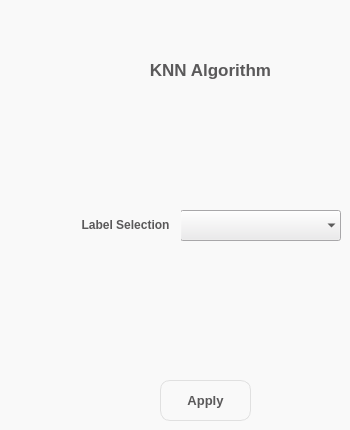
     <widget class="QWidget" name="knn_page">
      <property name="styleSheet">
       <string notr="true">background-color: rgb(249,249,249);</string>
      </property>
      <widget class="QLabel" name="label_11">
       <property name="geometry">
        <rect>
         <x>80</x>
         <y>50</y>
         <width>261</width>
         <height>41</height>
        </rect>
       </property>
       <property name="font">
        <font>
         <family>Segoe UI</family>
         <pointsize>13</pointsize>
         <weight>75</weight>
         <bold>true</bold>
        </font>
       </property>
       <property name="styleSheet">
        <string notr="true">color: rgb(90, 89, 90);</string>
       </property>
       <property name="text">
        <string>&lt;html&gt;&lt;head/&gt;&lt;body&gt;&lt;p align=&quot;center&quot;&gt;KNN Algorithm&lt;/p&gt;&lt;/body&gt;&lt;/html&gt;</string>
       </property>
      </widget>
      <widget class="QPushButton" name="knn_train_btn">
       <property name="geometry">
        <rect>
         <x>160</x>
         <y>380</y>
         <width>91</width>
         <height>41</height>
        </rect>
       </property>
       <property name="font">
        <font>
         <family>Segoe UI</family>
         <pointsize>10</pointsize>
         <weight>75</weight>
         <bold>true</bold>
        </font>
       </property>
       <property name="styleSheet">
        <string notr="true">QPushButton#knn_train_btn {
    border-radius: 10px;
border: 1px solid rgb(224,224,224);
    color: rgb(90, 89, 90);
}

QPushButton:hover {
    /* Add your hover effect styles here */
    background-color: rgb(170,172,175); /* Example: change background color to red */
}
</string>
       </property>
       <property name="text">
        <string>Apply</string>
       </property>
      </widget>
      <widget class="QComboBox" name="class_selection_knn">
       <property name="geometry">
        <rect>
         <x>180</x>
         <y>210</y>
         <width>161</width>
         <height>31</height>
        </rect>
       </property>
       <property name="font">
        <font>
         <family>Segoe UI</family>
         <weight>75</weight>
         <bold>true</bold>
        </font>
       </property>
       <property name="styleSheet">
        <string notr="true">background-color: rgb(235, 234, 236);</string>
       </property>
       <property name="placeholderText">
        <string>choose class</string>
       </property>
       <property name="frame">
        <bool>false</bool>
       </property>
      </widget>
      <widget class="QLabel" name="label_15">
       <property name="geometry">
        <rect>
         <x>70</x>
         <y>210</y>
         <width>111</width>
         <height>31</height>
        </rect>
       </property>
       <property name="font">
        <font>
         <family>Segoe UI</family>
         <weight>75</weight>
         <bold>true</bold>
        </font>
       </property>
       <property name="styleSheet">
        <string notr="true">color: rgb(90, 89, 90);</string>
       </property>
       <property name="text">
        <string>&lt;html&gt;&lt;head/&gt;&lt;body&gt;&lt;p align=&quot;center&quot;&gt;Label Selection&lt;/p&gt;&lt;/body&gt;&lt;/html&gt;</string>
       </property>
      </widget>
     </widget>
